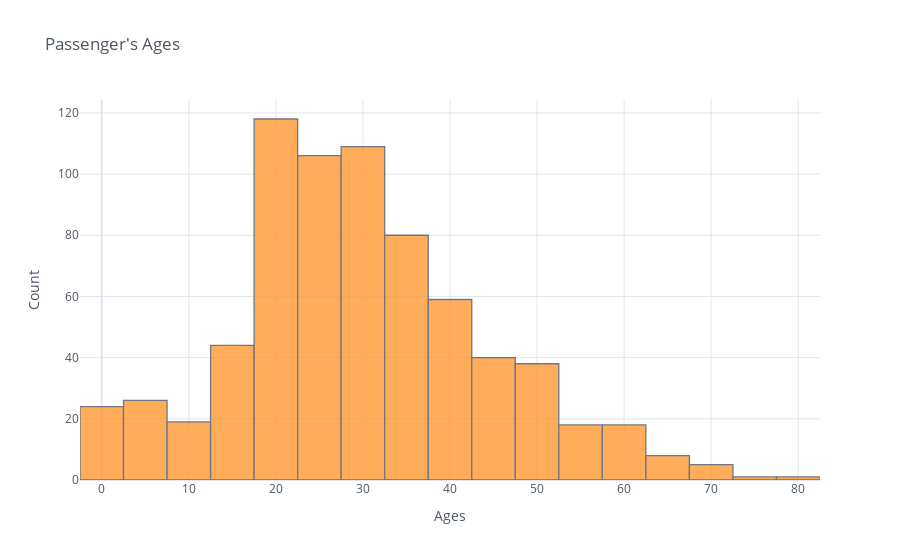

Notebook cell for this chart:
### Code cell
titanic["Age"].iplot(kind="histogram", bins=20, theme="white", title="Passenger's Ages",xTitle='Ages', yTitle='Count')

### Figure 1 — Plotly figure (JSON) as saved in the notebook; plotly's stock layout.template omitted (floating-point values rounded to 4 significant figures; data arrays with more than 128 entries replaced by an {"elided": "..."} marker saying what was removed)
{"data": [{"histfunc": "count", "histnorm": "", "marker": {"color": "rgba(255, 153, 51, 1.0)", "line": {"color": "#4D5663", "width": 1.3}}, "name": "Age", "nbinsx": 20, "opacity": 0.8, "orientation": "v", "type": "histogram", "x": {"elided": "891 float values"}}], "layout": {"barmode": "overlay", "legend": {"bgcolor": "#FFFFFF", "font": {"color": "#4D5663"}}, "paper_bgcolor": "#FFFFFF", "plot_bgcolor": "#FFFFFF", "title": {"font": {"color": "#4D5663"}, "text": "Passenger's Ages"}, "xaxis": {"gridcolor": "#E1E5ED", "showgrid": true, "tickfont": {"color": "#4D5663"}, "title": {"font": {"color": "#4D5663"}, "text": "Ages"}, "zerolinecolor": "#E1E5ED"}, "yaxis": {"gridcolor": "#E1E5ED", "showgrid": true, "tickfont": {"color": "#4D5663"}, "title": {"font": {"color": "#4D5663"}, "text": "Count"}, "zerolinecolor": "#E1E5ED"}}}
